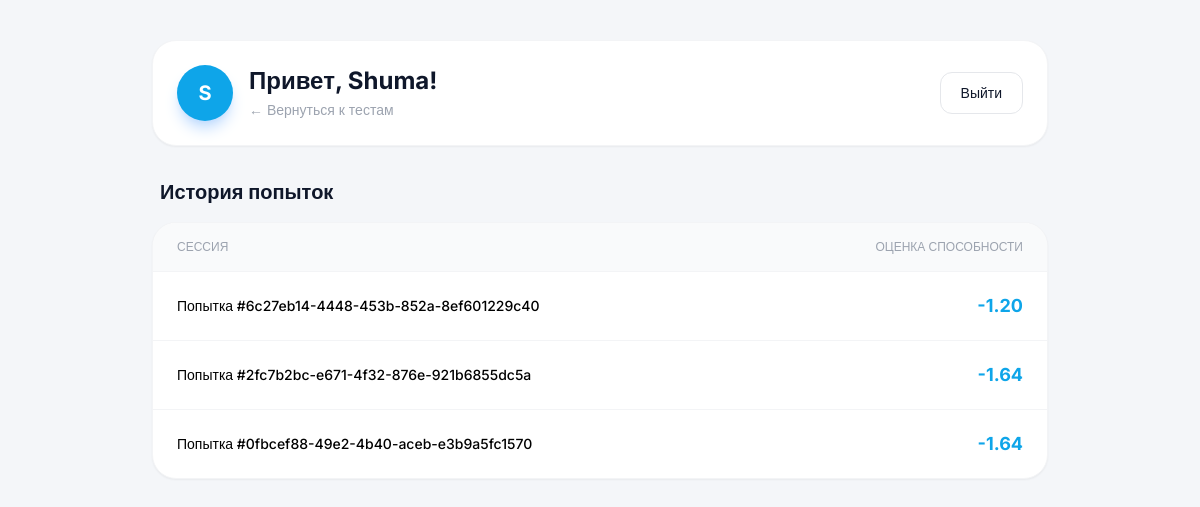
Screenshot of /profile/ (signed in) with the database file from the repository.
### iq_test/models.py (models this page shows, shortened)
class TestSession(models.Model):
    id = models.UUIDField(primary_key=True, default=uuid.uuid4, editable=False)
    user = models.ForeignKey(User, on_delete=models.CASCADE, null=True, blank=True, related_name='test_sessions')
    age = models.PositiveIntegerField(null=True, blank=True, verbose_name="Возраст")
    sphere = models.CharField(max_length=20, choices=Sphere.choices, null=True, blank=True, verbose_name="Сфера деятельности")
    started_at = models.DateTimeField(default=timezone.now, verbose_name="Начало теста")
    completed_at = models.DateTimeField(null=True, blank=True, verbose_name="Окончание теста")
    estimated_ability = models.FloatField(default=0.0, verbose_name="Оценка способности (θ)")
    standard_error = models.FloatField(default=3.0, verbose_name="Текущая погрешность")
    class Meta:
        verbose_name = "Сессия тестирования"
        verbose_name_plural = "Сессии тестирования"

### iq_test/views.py (the view)
# urls.py: path('profile/', profile_view, name='profile'),
@login_required
def profile_view(request):
    user_sessions = TestSession.objects.filter(user=request.user).exclude(estimated_ability__isnull=True).order_by('-id')
    return render(request, 'profile.html', {'sessions': user_sessions})

### iq_test/templates/profile.html (shortened to what this page needs)
<!DOCTYPE html>
<html lang="ru">
<head>
    <script src="https://cdn.tailwindcss.com"></script>
</head>
<body class="min-h-screen p-4 md:p-10">
    <div class="max-w-4xl mx-auto">
        <div class="flex justify-between items-center bg-white rounded-3xl p-6 shadow-sm border border-gray-100 mb-8">
            <div class="flex items-center gap-4">
                <div class="w-14 h-14 bg-[#0ea5e9] text-white rounded-full flex items-center justify-center text-xl font-bold shadow-lg shadow-blue-200">
                    {{ request.user.username.0|upper }}
                </div>
                <div>
                    <h1 class="text-2xl font-bold">Привет, {{ request.user.username }}!</h1>
                    <a href="/" class="text-sm text-gray-400 hover:text-[#0ea5e9]">← Вернуться к тестам</a>
                </div>
            </div>
            <form action="{% url 'logout' %}" method="post">
                <button type="submit" class="px-5 py-2.5 rounded-xl border border-gray-200 text-sm font-medium hover:bg-gray-50 transition-colors">Выйти</button>
            </form>
        </div>
        <h2 class="text-xl font-bold mb-4 px-2">История попыток</h2>
        {% if sessions %}
            <div class="bg-white rounded-3xl shadow-sm border border-gray-100 overflow-hidden">
                <table class="w-full text-left text-sm text-gray-600">
                    <thead class="bg-gray-50 text-xs uppercase text-gray-400 border-b border-gray-100">
                        <tr>
                            <th class="px-6 py-4 font-medium">Сессия</th>
                            <th class="px-6 py-4 font-medium text-right">Оценка Способности</th>
                        </tr>
                    </thead>
                    <tbody class="divide-y divide-gray-100">
                        {% for session in sessions %}
                        <tr class="hover:bg-gray-50 transition-colors">
                            <td class="px-6 py-5 font-medium text-black">Попытка #{{ session.id }}</td>
                            <td class="px-6 py-5 text-right font-bold text-[#0ea5e9] text-lg">{{ session.estimated_ability|floatformat:2 }}</td>
                        </tr>
                        {% endfor %}
                    </tbody>
                </table>
            </div>
        {% endif %}
    </div>
</body>
</html>

### iq_test/templates/profile.html (style rules this page uses)
body { font-family: 'Inter', sans-serif; background-color: #f4f6f9; color: #0f172a; }

### rows the page displays
TestSession: id "6c27eb14-4448-453b-852a-8ef601229c40", estimated_ability "-1.20"
TestSession: id "2fc7b2bc-e671-4f32-876e-921b6855dc5a", estimated_ability "-1.64"
TestSession: id "0fbcef88-49e2-4b40-aceb-e3b9a5fc1570", estimated_ability "-1.64"

### other values shown
{{ request.user.username.0|upper }} "S"
{{ request.user.username }} "Shuma"
